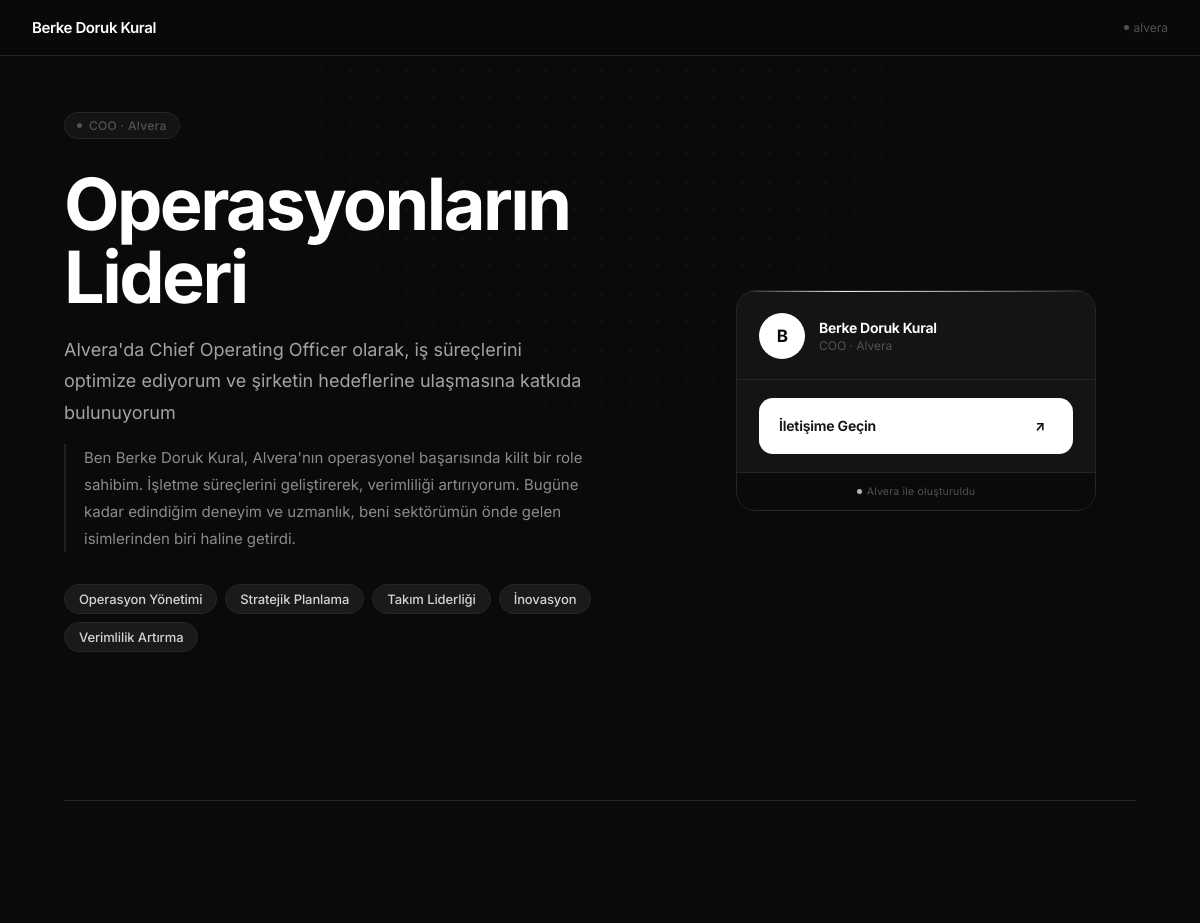
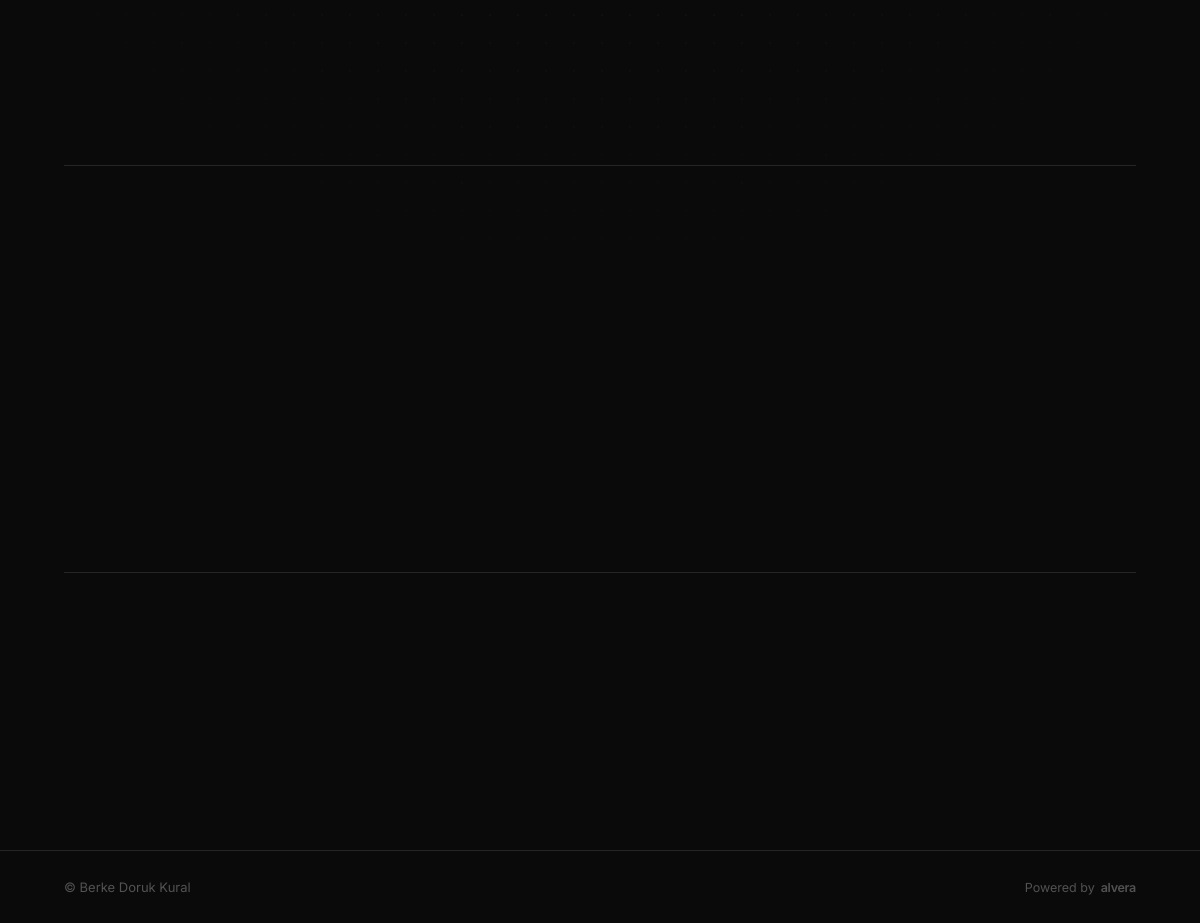
The page /berke-doruk-kural on the database its author committed (2 pictures, top to bottom).
### models.py (models this page shows, shortened)
class User(UserMixin, db.Model):
    __tablename__ = 'users'
    id            = db.Column(db.Integer, primary_key=True)
    email         = db.Column(db.String(255), unique=True, nullable=False, index=True)
    password_hash = db.Column(db.String(255), nullable=False)
    full_name     = db.Column(db.String(120), nullable=True)
    is_active     = db.Column(db.Boolean, default=True,  nullable=False)
    has_paid      = db.Column(db.Boolean, default=False, nullable=False)
    package       = db.Column(db.String(1), default='1', nullable=False)
    is_available  = db.Column(db.Boolean, default=False, nullable=False)
    created_at    = db.Column(db.DateTime, default=lambda: datetime.now(timezone.utc))
    last_login_at = db.Column(db.DateTime, nullable=True)
    onboarding    = db.relationship('OnboardingData', backref='user', uselist=False)
    site          = db.relationship('Site', backref='owner', uselist=False)
    posts         = db.relationship('Post', backref='author', lazy='dynamic',
                                    foreign_keys='Post.user_id',
                                    order_by='Post.created_at.desc()')
    post_likes    = db.relationship('PostLike', backref='liker', lazy='dynamic',
                                    foreign_keys='PostLike.user_id')
    post_comments = db.relationship('PostComment', backref='commenter', lazy='dynamic',
                                    foreign_keys='PostComment.user_id')
    following     = db.relationship('Follow',
                                    foreign_keys='Follow.follower_id',
                                    backref=db.backref('follower_user', lazy='joined'),
                                    lazy='dynamic')
    followers     = db.relationship('Follow',
                                    foreign_keys='Follow.following_id',
                                    backref=db.backref('followed_user', lazy='joined'),
                                    lazy='dynamic')
    services      = db.relationship('Service',       backref='owner', lazy='dynamic',
                                    order_by='Service.order_index')
    portfolio     = db.relationship('PortfolioItem', backref='owner', lazy='dynamic',
                                    order_by='PortfolioItem.order_index')
    testimonials  = db.relationship('Testimonial',   backref='owner', lazy='dynamic',
                                    order_by='Testimonial.created_at.desc()')
    contact_msgs  = db.relationship('ContactMessage', backref='recipient', lazy='dynamic',
                                    order_by='ContactMessage.created_at.desc()')

class OnboardingData(db.Model):
    __tablename__ = 'onboarding_data'
    id           = db.Column(db.Integer, primary_key=True)
    user_id      = db.Column(db.Integer, db.ForeignKey('users.id'), unique=True, nullable=False)
    current_step = db.Column(db.Integer, default=0, nullable=False)
    profession_category = db.Column(db.String(80), nullable=True)   # Alan / kategori seçimi
    job_title    = db.Column(db.String(120), nullable=True)
    company      = db.Column(db.String(120), nullable=True)
    bio          = db.Column(db.Text, nullable=True)
    skills       = db.Column(db.String(500), nullable=True)
    vibe         = db.Column(db.String(50), nullable=True)   # minimal | bold | warm
    target_audience = db.Column(db.String(120), nullable=True)   # Kimler görmeli? (pill seçimi)
    achievement     = db.Column(db.Text,        nullable=True)   # En gurur duyulan an/başarı (≤250 karakter)
    differentiator  = db.Column(db.String(200), nullable=True)   # Rakiplerden ayıran özellik (≤180 karakter)
    linkedin     = db.Column(db.String(255), nullable=True)
    github       = db.Column(db.String(255), nullable=True)
    twitter      = db.Column(db.String(255), nullable=True)
    website      = db.Column(db.String(255), nullable=True)
    brand_name      = db.Column(db.String(120), nullable=True)   # Marka / şirket adı
    brand_type      = db.Column(db.String(60),  nullable=True)   # freelancer|ajans|danışman|startup
    brand_tagline   = db.Column(db.String(200), nullable=True)   # Kısa slogan
    services_raw    = db.Column(db.Text, nullable=True)          # Virgülle ayrılmış ham hizmet isimleri
    completed_at = db.Column(db.DateTime, nullable=True)
    updated_at   = db.Column(db.DateTime,
                             default=lambda: datetime.now(timezone.utc),
                             onupdate=lambda: datetime.now(timezone.utc))

class Site(db.Model):
    __tablename__ = 'sites'
    id              = db.Column(db.Integer, primary_key=True)
    user_id         = db.Column(db.Integer, db.ForeignKey('users.id'), unique=True, nullable=False)
    slug            = db.Column(db.String(120), unique=True, nullable=False, index=True)
    headline        = db.Column(db.String(200), nullable=True)
    tagline         = db.Column(db.String(300), nullable=True)
    bio_text        = db.Column(db.Text,        nullable=True)
    cta_text        = db.Column(db.String(100), nullable=True)
    skills_display  = db.Column(db.String(500), nullable=True)   # JSON liste
    vibe            = db.Column(db.String(50),  nullable=True)
    raw_generation  = db.Column(db.Text, nullable=True)
    avatar_file     = db.Column(db.String(255), nullable=True)   # static/uploads/{id}/avatar.*
    cover_file      = db.Column(db.String(255), nullable=True)   # static/uploads/{id}/cover.*
    is_published    = db.Column(db.Boolean, default=False, nullable=False)
    chosen_variant  = db.Column(db.String(1), nullable=True)     # 'a' | 'b'
    created_at      = db.Column(db.DateTime, default=lambda: datetime.now(timezone.utc))
    updated_at      = db.Column(db.DateTime,
                                default=lambda: datetime.now(timezone.utc),
                                onupdate=lambda: datetime.now(timezone.utc))

### blueprints/main.py (the view)
@main_bp.route('/<slug>')
def profile(slug):
    site       = Site.query.filter_by(slug=slug, is_published=True).first_or_404()
    owner      = site.owner
    owner_data = OnboardingData.query.filter_by(user_id=owner.id).first()
    is_owner = current_user.is_authenticated and current_user.id == owner.id
    if not is_owner:
        try:
            db.session.add(PageView(
                site_id  = site.id,
                referrer = request.referrer,
            ))
            db.session.commit()
        except Exception:
            db.session.rollback()
    skills = []
    if site.skills_display:
        try:
            skills = json.loads(site.skills_display)
        except Exception:
            skills = [s.strip() for s in site.skills_display.split(',') if s.strip()]
    from sqlalchemy import desc as _desc
    posts = (Post.query
             .filter_by(user_id=owner.id)
             .order_by(Post.is_pinned.desc(), Post.created_at.desc())
             .limit(50)
             .all())
    p3_services     = []
    p3_portfolio    = []
    p3_testimonials = []
    if owner.package == '3':
        from models import Service, PortfolioItem, Testimonial
        p3_services     = owner.services.all()
        p3_portfolio    = owner.portfolio.all()
        p3_testimonials = owner.testimonials.all()
    extras = UserProfileExtras.query.filter_by(user_id=owner.id).first()
    career_entries = (CareerEntry.query
                      .filter_by(user_id=owner.id)
                      .order_by(CareerEntry.display_order, CareerEntry.id.desc())
                      .all())
    custom_links = (CustomLink.query
                    .filter_by(user_id=owner.id)
                    .order_by(CustomLink.display_order, CustomLink.id)
                    .all())
    viewer   = current_user if current_user.is_authenticated else None
    mind_map = MindMap.query.filter_by(user_id=owner.id).first()
    return render_template('profile.html',
                           site=site,
                           owner=owner,
                           owner_data=owner_data,
                           skills=skills,
                           posts=posts,
                           viewer=viewer,
                           is_owner=is_owner,
                           p3_services=p3_services,
                           p3_portfolio=p3_portfolio,
                           p3_testimonials=p3_testimonials,
                           extras=extras,
                           career_entries=career_entries,
                           custom_links=custom_links,
                           mind_map=mind_map)

### models.py (called while the page is built)
    @property
    def like_count(self) -> int:
        return self.likes.count()

    @property
    def comment_count(self) -> int:
        return self.comments.count()

    @property
    def yanka_count(self) -> int:
        return self.yankas.count()

    @property
    def media_list(self) -> list:
        if not self.media_files:
            return []
        try:
            return json.loads(self.media_files)
        except (json.JSONDecodeError, TypeError):
            return []

    @property
    def data(self) -> dict | None:
        if not self.map_data:
            return None
        try:
            return json.loads(self.map_data)
        except (json.JSONDecodeError, TypeError):
            return None

### templates/profile.html (shortened to what this page needs)
<!DOCTYPE html>
<html lang="tr">
<head>
        {% set links = [] %}
        {% if owner_data.linkedin %}{% set _ = links.append('"' ~ owner_data.linkedin ~ '"') %}{% endif %}
        {% if owner_data.github %}{% set _ = links.append('"' ~ owner_data.github ~ '"') %}{% endif %}
        {% if owner_data.twitter %}{% set _ = links.append('"' ~ owner_data.twitter ~ '"') %}{% endif %}
        {% if owner_data.website %}{% set _ = links.append('"' ~ owner_data.website ~ '"') %}{% endif %}
</head>
{% set vibe = site.vibe or 'minimal' %}
<body class="vibe-{{ vibe }}">
    <nav>
        <span class="nav-name">{{ owner.full_name }}</span>
        <a href="{{ url_for('main.index') }}" class="nav-alvera">
            <span class="nav-alvera-dot"></span>
            alvera
        </a>
    </nav>
    <section class="hero">
        <div class="hero-left">
            <div class="hero-eyebrow">
                <span class="eyebrow-dot"></span>
                {{ owner_data.job_title }}{% if owner_data.company %} · {{ owner_data.company }}{% endif %}
            </div>
            <h1>{{ site.headline }}</h1>
            <p class="tagline">{{ site.tagline }}</p>
            {% if site.bio_text %}
            <p class="bio">{{ site.bio_text }}</p>
            {% endif %}
            {% if skills %}
            <div class="skills reveal">
                {% for skill in skills %}
                <span class="skill-chip">{{ skill }}</span>
                {% endfor %}
            </div>
            {% endif %}
        </div>
        <div class="identity-panel">
            <div class="id-main-card">
                <div class="id-card-header">
                    <div class="id-avatar">
                        {{ (owner.full_name or owner.email)[0] | upper }}
                    </div>
                    <div class="id-header-meta">
                        <div class="id-header-name">{{ owner.full_name or owner.email.split('@')[0] }}</div>
                        {% if owner_data.job_title %}
                        <div class="id-header-role">{{ owner_data.job_title }}{% if owner_data.company %} · {{ owner_data.company }}{% endif %}</div>
                        {% endif %}
                    </div>
                </div>
                <div class="id-card-sep"></div>
                <div class="id-cta-section">
                    {% if extras and extras.cta_enabled and extras.cta_url %}
                    <a href="{{ extras.cta_url }}" target="_blank" rel="noopener" class="id-cta-btn">
                        <span>{{ extras.cta_text or 'Devam Et' }}</span>
                        <span class="id-cta-arrow">↗</span>
                    </a>
                    {% else %}
                    <a href="mailto:{{ owner.email }}" class="id-cta-btn">
                        <span>{{ site.cta_text or 'İletişime Geçin' }}</span>
                        <span class="id-cta-arrow">↗</span>
                    </a>
                    {% endif %}
                </div>
                <div class="id-card-footer">
                    <a href="/" class="id-footer-badge">
                        <span class="id-footer-dot"></span>
                        <span>Alvera ile oluşturuldu</span>
                    </a>
                </div>
            </div>
        </div>
    </section>
    {% if owner_data.job_title or owner_data.company %}
    <hr class="section-divider">
    {% endif %}
    {% if posts %}
    {% set type_labels = {
        'text':    ('💬', 'Not',       'badge-text'),
        'project': ('🚀', 'Proje',     'badge-project'),
        'link':    ('🔗', 'Link',      'badge-link'),
        'collab':  ('🤝', 'İşbirliği', 'badge-collab'),
    } %}
    {% if mind_map and mind_map.map_data %}
    <hr class="section-divider">
        {% set target = owner %}
        {% set is_own = (viewer and viewer.id == owner.id) %}
    {% endif %}
    <hr class="section-divider">
    {% endif %}
    <footer>
        <span class="footer-left">© {{ owner.full_name }}</span>
        <a href="{{ url_for('main.index') }}" class="footer-alvera">
            Powered by <span class="footer-alvera-name">alvera</span>
        </a>
    </footer>
</body>
</html>

### rows shown on the page
User: full_name "Berke Doruk Kural", full_name "B"
OnboardingData: job_title "COO", company "Alvera"
Site: headline "Operasyonların Lideri", tagline "Alvera'da Chief Operating Officer olarak, iş süreçlerini optimize ediyorum ve şirketin hedeflerine ulaşmasına katkıda bulunuyorum", bio_text "Ben Berke Doruk Kural, Alvera'nın operasyonel başarısında kilit bir role sahibim. İşletme süreçlerini geliştirerek, verimliliği artırıyorum. Bugüne kadar edindiğim deneyim ve uzmanlık, beni sektörümün önde gelen isimlerinden biri haline getirdi.", cta_text "İletişime Geçin"

### other values the page prints
{{ skill }} "Operasyon Yönetimi" "Stratejik Planlama" "Takım Liderliği" "İnovasyon" "Verimlilik Artırma"
